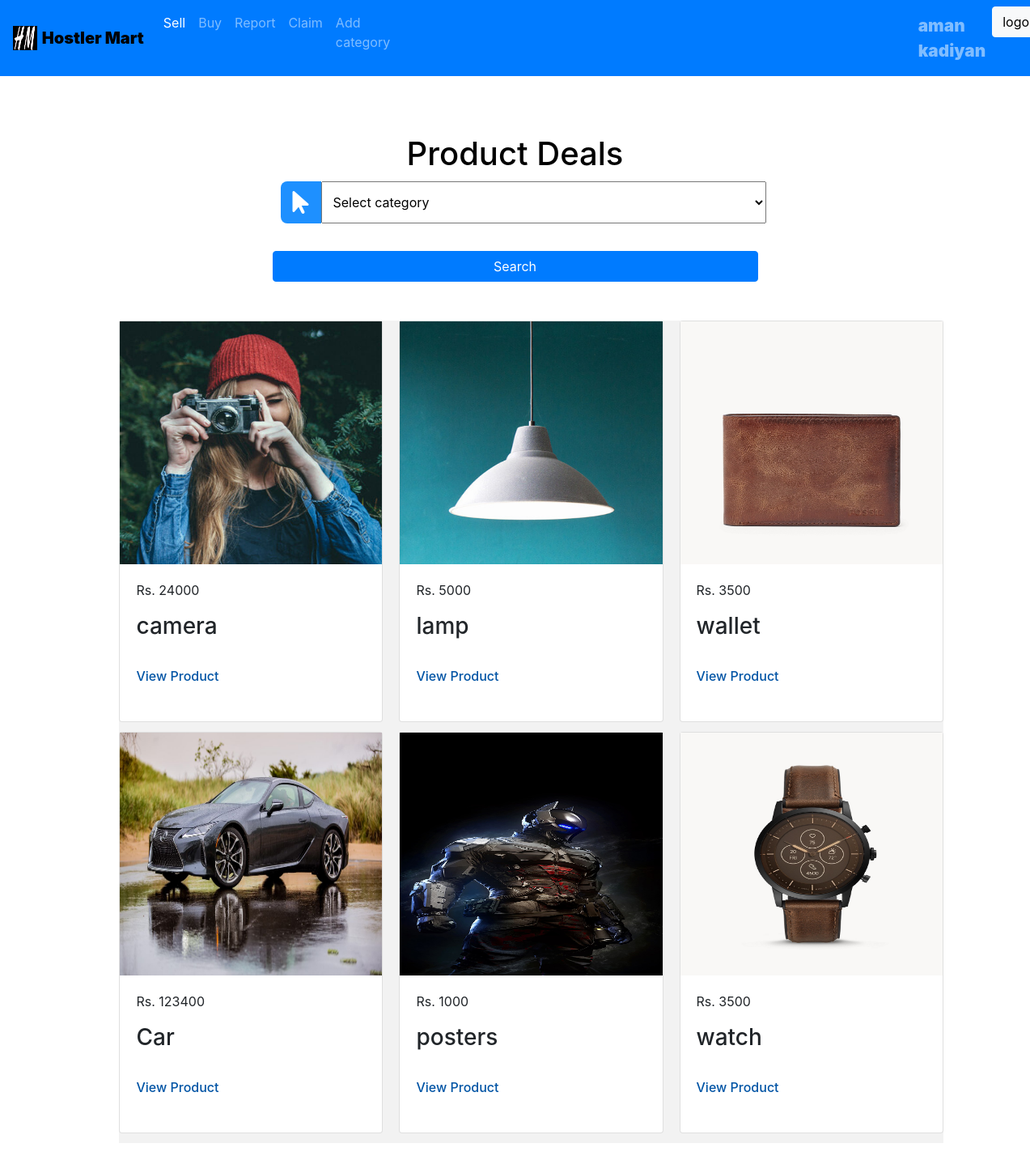
The app's page /buysection.php (signed in) with its own data.
### tables this page shows
CREATE TABLE `users` (
  `user_id` int(11) NOT NULL,
  `fname` varchar(20) NOT NULL,
  `midname` varchar(20) DEFAULT NULL,
  `lname` varchar(20) NOT NULL,
  `uname` varchar(45) NOT NULL,
  `contact` decimal(10,0) NOT NULL,
  `email` varchar(40) NOT NULL,
  `pw` varchar(30) NOT NULL,
  `address` varchar(255) NOT NULL
);

CREATE TABLE `advertisement` (
  `ad_id` int(11) NOT NULL,
  `prod_desc` varchar(255) NOT NULL,
  `prod_name` varchar(120) NOT NULL,
  `prod_price` int(11) NOT NULL,
  `category_name` varchar(30) NOT NULL,
  `prod_pic1` varchar(255) NOT NULL,
  `prod_pic2` varchar(255) NOT NULL,
  `prod_pic3` varchar(255) NOT NULL,
  `user_id` int(11) NOT NULL,
  `contact` decimal(10,0) NOT NULL
);

### buysection.php (the view, shortened to what this page needs)
<?php
	include 'config.php';
?>
<!DOCTYPE html>
<html lang="en">
<head>
	<link rel="stylesheet" href="css/buy_section.css">
	<link rel="stylesheet" href="https://maxcdn.bootstrapcdn.com/bootstrap/4.0.0/css/bootstrap.min.css">
</head>
<body>
<nav class="navbar navbar-dark bg-primary navbar-expand-lg">
	<a class="navbar-brand" href="#">
    <img src="images/logo.jpg" width="30" height="30" class="d-inline-block align-top" alt="">
    <span class="nav-brand1">Hostler Mart</span>
  </a>
  <div  id="navbarSupportedContent" >
    <ul class="navbar-nav mr-auto">
      <li class="nav-item active">
        <a class="nav-link" href="sellsection.php">Sell <span class="sr-only">(current)</span></a>
      </li>
      <li class="nav-item">
        <a class="nav-link" href="buysection.php">Buy</a>
      </li>
      <li class="nav-item">
        <a class="nav-link " href="report_product.php">Report</a>
      </li>
	  <li class="nav-item">
        <a class="nav-link " href="claim_product.php">Claim</a>
      </li>
	  <li class="nav-item">
        <a class="nav-link " href="add_cat.php">Add category</a>
	  </li>
	  <li class="nav-item usern">
		  <a class="nav-link usera" href="user_page.php">
	  	<?php
        $query=mysqli_query($dbconn,"SELECT * FROM `users` WHERE user_id='".$_SESSION['id']."'");
        $row=mysqli_fetch_array($query);
        echo ''.$row['fname'].' '.$row['lname'].'';;
		?>
		</a>
      </li>
	  <li class="nav-item">
        <button class=" btn btn-light" ><a href="logout.php" class="logout">logout</a></button>
      </li>
    </ul>
	</div>
	</nav>
	<br><br><br>
	<form action="ad_search.php" method="POST" style="max-width:600px;margin:auto">
  <h2 class="heading">Product Deals</h2>
  <div class="input-container">
        <i class="fas fa-mouse-pointer icon fa-2x"></i>
          <select class="input-field" name="category" id="category" required placeholder="Category">
          <option value="" selected data-default>Select category</option>
          <?php
            include 'config.php';
        ?>
        </select>
        </div>
		<br>
		<button type="submit" name="submit" value="Search" class="btn btn-primary btnsell">Search</button><br>
	</form>
	<ul>
  <div class="container mt-5">
	<div class="card-columns color">
	<?php
        $query = "SELECT * FROM advertisement ORDER BY prod_name ASC";
        $result = mysqli_query($dbconn,$query);
        while($res = mysqli_fetch_array($result))
        {
        	if($res['prod_pic1'] != "")
        	{
    ?>
    <div class="card">
		<div class="over"><img src="uploads/<?php echo $res['prod_pic1']; ?>" class="img-fluid"/><p class="pstn">...</p></div>
        <?php } ?>
        <div class="card-body">
			<p>Rs. <?php echo $res['prod_price']; ?></p>
			<h3 class="heading1"><?php echo $res['prod_name'];?></h3>
			<a href="prod_details.php?ad_id=<?php echo $res['ad_id'];?>" class="link">View <span>Product</span></a>
			</div>
    </div>
    	<?php
    	}
    	?>
    </div>
    </div>
    </ul>
</body>
</html>

### css/buy_section.css (style rules this page uses)
.usern { margin-left: 50vw; color:black; }
.nav-brand1 { color: black; font-weight: 900; }
.logout { text-decoration: none; color: black; }
.usera { color: black; font-weight: 900; font-size: 1.3rem; }
.heading { text-align: center; font-size: 40px; color:black ; }
.input-container { width:100%; display: -ms-flexbox; display: flex; margin: 10px; border-radius: 8px; }
.input-field { width: 100%; padding: 10px; outline: none; }
.icon { padding: 10px; background: dodgerblue; color: white; min-width: 50px; text-align: center; border-bottom-left-radius: 8px; border-top-left-radius: 8px; }
.btnsell { width: 600px; margin: auto; text-align: center; }

### buysection.php (style rules this page uses)
.color { background-color:#f2f2f2; }
.heading1 { padding-bottom:3vh; }
.link { color:#0054a5;font-weight:500; }
.card { padding-bottom:3vh !important; }
.container { width:85% !important; }
.over { overflow:hidden;position:relative;max-width:100%;max-height:100%; }
.img-fluid { width:370px; height:300px; }

### records on screen
users: fname "aman", lname "kadiyan"
advertisement: prod_pic1 (picture), prod_price "24000", prod_name "camera"
advertisement: prod_pic1 (picture), prod_price "123400", prod_name "Car"
advertisement: prod_pic1 (picture), prod_price "5000", prod_name "lamp"
advertisement: prod_pic1 (picture), prod_price "1000", prod_name "posters"
advertisement: prod_pic1 (picture), prod_price "3500", prod_name "wallet"
advertisement: prod_pic1 (picture), prod_price "3500", prod_name "watch"
